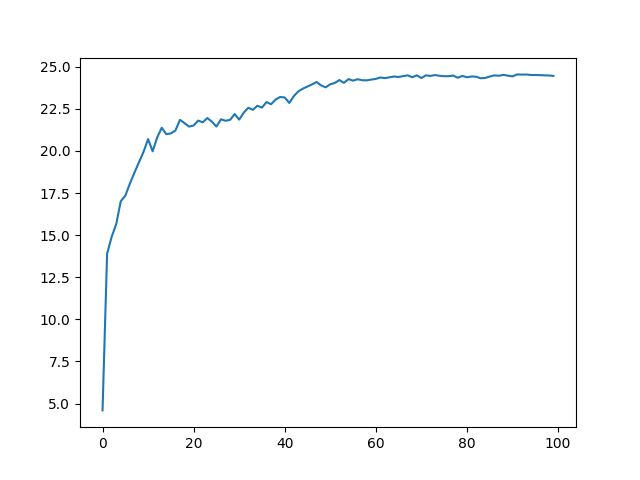

Write Python code to recreate this figure.
import numpy as np
import random
import matplotlib.pyplot as plt

# f(x) = x+10*sin(5*x)+7*cos(4*x), x∈[0,9]

# population是population_size*chromosome_size的二维数组
# 迭代次数generation_size
generation_size=100
gn=0
population=np.zeros((900,10),int)
population_new=np.zeros((900,10),int)
upper_bound=9
lower_bound=0
fitness_value = [0] * np.shape(population)[0]
fitness_sum=[0]*900
fitness_average=[0]*generation_size
best_fitness=0
best_generation=0
best_individual=list()

# 该函数调试时使用
# def fiwr():
#     global population
#     global fitness_value
#     with open('a.txt','a+') as f:
#         for line in population:
#             f.write(str(line)+'\n')
#         f.write(str(fitness_value))

def init(population_size, chromosome_size):
    '''
    随机初始化种群
    :param population_size:种群个体个数
    :param chromosome_size: 种群个体的长度
    :return: 返回种群二维数组
    '''
    global population
    for i in range(0,population_size):
        for j in range(0,chromosome_size):
            population[i][j]=random.choice([0,1])

def fitness(population_size, chromosome_size):
    '''
    计算适应度
    :param population_size:
    :param chromosome_size:
    :return:
    '''
    global population
    global fitness_value
    global lower_bound
    global upper_bound
    for i in range(0,population_size):
        fitness_value[i]=0
    # o=1


    for i in range(0,population_size):
        for j in range(0,chromosome_size):
            if population[i][j]==1:
                # 个体的染色体序列排序，小端排序
                fitness_value[i]=fitness_value[i]+pow(2,j) #将二进制转为十进制
        fitness_value[i] = lower_bound + fitness_value[i] * (upper_bound-lower_bound)/(pow(2,chromosome_size) - 1)  #将十进制投影到0-9区间
        # fitness_value[i]=0 + fitness_value[i]*(9 - 0) / (pow(2,10) - 1)
        fitness_value[i] = fitness_value[i] + 10 * np.sin(5 * fitness_value[i]) + 7 * np.cos(4 * fitness_value[i]); #计算自变量xi的适应度函数值


    # # 打印population
    # for i in range(0,population_size):
    #     print(o,'population[{}]'.format(i),str(population[i]))
    #     print(o,'fitness_value[{}]'.format(i),fitness_value[i])
    #     o+=1

# def binListToDec(binList):
#     '''
#     将一个二进制列表转为十进制整数
#     :param binList:
#     :return:
#     '''
#     dec=0
#     for i in range(0,len(binList)):
#         if binList[i]==1:
#             dec=dec+pow(2,i)
#     return dec

def rank(population_size, chromosome_size):
    '''
    对个体按适应度大小进行排序，并且保存最佳个体
    :param population_size:
    :param chromosome_size:
    :return:
    '''
    global fitness_sum
    global population
    global best_fitness
    global best_generation
    global best_individual
    global gn
    # 初始化fitness_sum的值
    for i in range(0,population_size):
        fitness_sum[i]=0

    for i in range(0,population_size):
        # 冒泡排序
        min_index=i
        for j in range(i+1,population_size):
            if fitness_value[j]<fitness_value[i]:
                # 交换
                fitness_value[i], fitness_value[j] = fitness_value[j], fitness_value[i]
                for k in range(0,chromosome_size):
                    population[i][k],population[j][k]=population[j][k],population[i][k]

    # fitness_sum(i) = 前i个个体的适应度之和
    for i in range(0,population_size):
        if i==1:
            fitness_sum[i]=fitness_sum[i]+fitness_value[i]
        else:
            fitness_sum[i]=fitness_sum[i-1]+fitness_value[i]
     # 第gn次迭代个体的平均适应度
    fitness_average[gn]=fitness_sum[population_size-1]/population_size

    if fitness_value[population_size-1]>best_fitness:
        # 当数据比较小时，很多时候前几次迭代就已经找到了个体最优解，不断的迭代只是将种群整体的平均解向最优解靠近
        best_fitness=fitness_value[population_size-1]
        best_generation = gn
        print(best_generation,gn)
        best_individual=population[population_size-1]
    gn+=1

def selection(population_size, chromosome_size, elitism):
    '''
    遗传算法的选择操作  选一些适应度为正数的个体出来
    :param population_size:种群大小
    :param chromosome_size:个体染色体长度
    :param elitism:是否精英选择
    :return:
    '''
    global population
    global population_new
    global fitness_sum   #种群累积适应度
    for i in range(0,population_size):
        r=random.random()*fitness_sum[population_size-1]
        first=0
        last=population_size-1
        mid=round((last+first)/2)
        idx=-1
        # 排中法选择个体
        while first<last and idx==-1:
            if r > fitness_sum[mid]:
                first = mid
            elif r < fitness_sum[mid]:
                last = mid
            else:
                idx = mid
                break

            mid = round((last + first) / 2)
            if (last - first) == 1:
                idx = last
                break
        # 产生新个体
        for j in range(0,chromosome_size):
            population_new[i][j]=population[idx][j]

    # 是否是精英选择
    if elitism:
        p=population_size-1
    else:
        p=population_size
    #  如果精英选择，将population中前population_size-1个个体更新，最后一个最优个体保留
    for i in range(0,p):
        for j in range(0,chromosome_size):
            population[i][j]=population_new[i][j]

def crossover(population_size, chromosome_size, cross_rate):
    '''
    相邻个体的交叉操作
    :param population_size:
    :param chromosome_size:
    :param cross_rate:
    :return:
    '''
    global population
    for i in range(0,population_size,2):
        if random.random()<cross_rate:
            cross_position=round(random.random()*chromosome_size)
            if cross_position==chromosome_size or cross_position==0:
                # 数组越界 完全交换没有意义
                continue
            for j in range(cross_position,chromosome_size):
                population[i][j],population[i+1][j]=population[i+1][j],population[i][j]

def mutation(population_size, chromosome_size, mutate_rate):
    '''
    变异操作  单点变异
    :param population_size:
    :param chromosome_size:
    :param mutate_rate:
    :return:
    '''
    global population
    for i in range(0,population_size):
        if random.random()<mutate_rate:
            mutate_position=round(random.random()*chromosome_size)
            if mutate_position==chromosome_size:
                # 越界 不变异
                continue
            population[i][mutate_position]=1-population[i][mutate_position]

def plotGA(generation_size):
    '''
    绘制平均适应度迭代过程
    :param generation_size:
    :return:
    '''
    X=list(range(generation_size))
    Y=fitness_average
    plt.plot(X,Y)
    plt.show()


def genetic_algorithm(population_size, chromosome_size, generation_size, cross_rate, mutate_rate, elitism):
    '''
    # Genetic Algorithm for Functional Maximum Problem
    :param population_size:输入种群大小
    :param chromosome_size: 输入染色体长度
    :param generation_size: 输入迭代次数
    :param cross_rate: 输入交叉概率
    :param mutate_rate: 输入变异概率
    :param elitism: 是否是精英选择
    :return:(m,n,p,q)
    m:输出最佳个体
    n:输出最佳适应度
    p:输出最佳个体出现的迭代次数
    '''
    global gn               # 当前迭代次数
    global fitness_value    # 当前代适应度矩阵
    global best_fitness     # 历代最佳适应值
    global best_individual  # 历代最佳个体
    global best_generation  # 最佳个体出现代
    global upper_bound      # 自变量的区间上限
    global lower_bound       # 自变量的区间下限
    global fitness_average  # 构建迭代次数×1的零矩阵

    # 初始化种群
    init(population_size,chromosome_size)

    for i in range(0,generation_size):
        # 迭代gn次
        fitness(population_size, chromosome_size)                   # 计算适应度
        rank(population_size, chromosome_size)                      # 对个体按适应度大小进行排序
        selection(population_size, chromosome_size, elitism)        # 选择操作
        crossover(population_size, chromosome_size, cross_rate)     # 交叉操作
        mutation(population_size, chromosome_size, mutate_rate)     # 变异操作

    plotGA(generation_size)             # 打印最优适应度迭代过程

    m = best_individual                 # 获得最佳个体
    n = best_fitness                    # 获得最佳适应度
    p = best_generation                 # 获得最佳个体出现时的迭代次数

    print('fitness_sum:',str(fitness_sum))
    print('fitness_average:', str(fitness_average))
    return m,n,p


print(genetic_algorithm(900,10,100,0.6,0.01,True))
